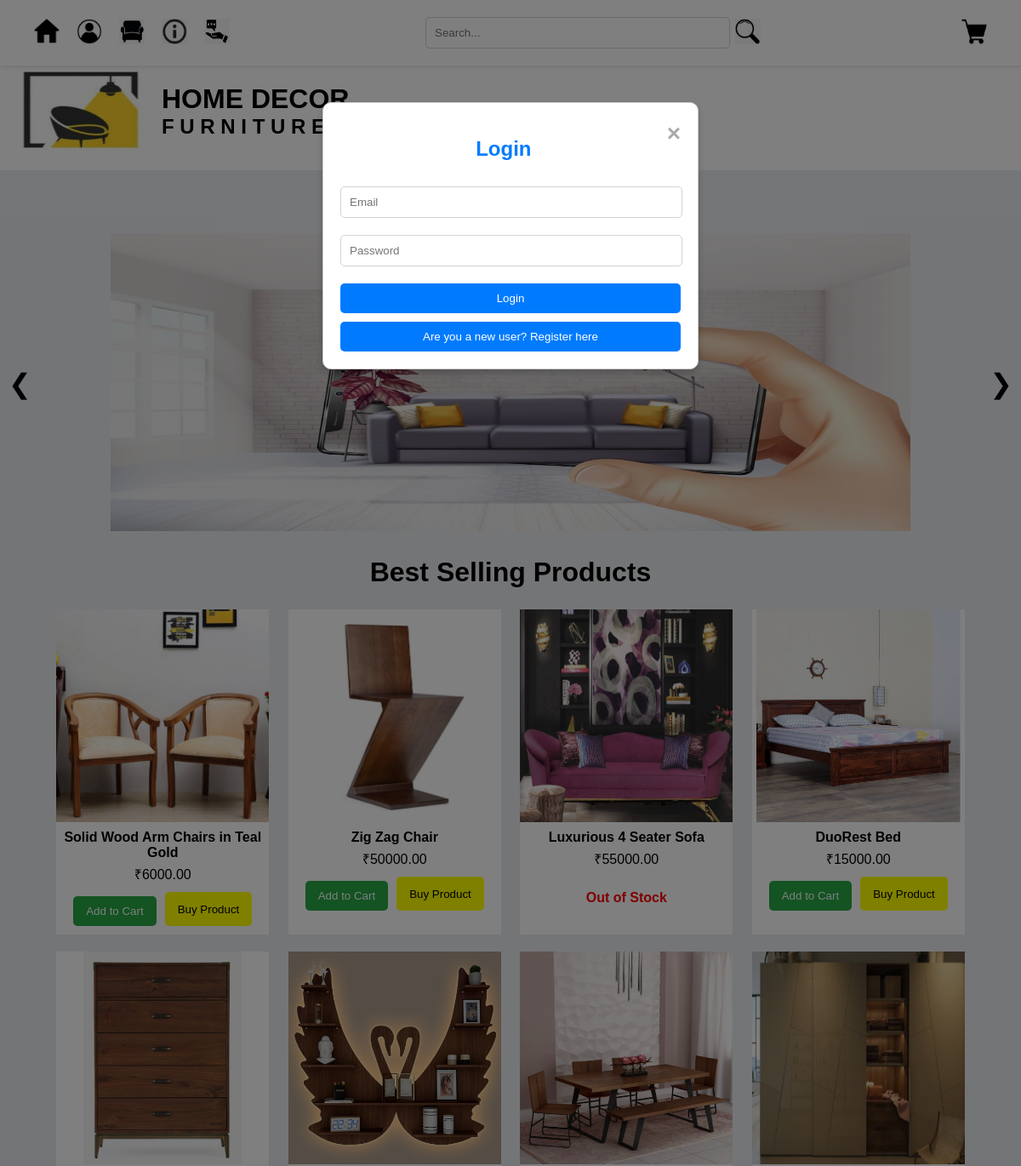
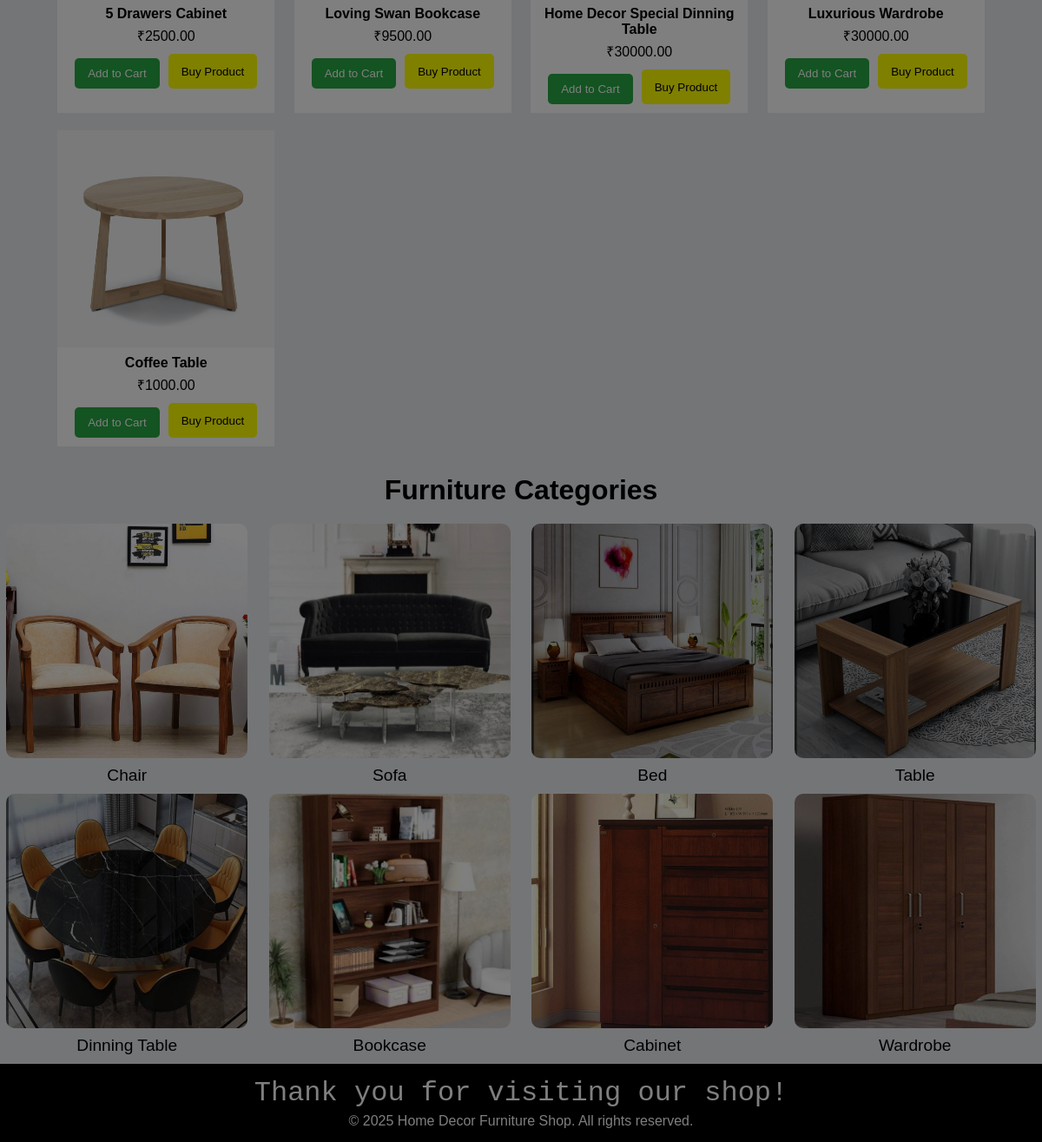
The page / on the database its author committed (2 pictures, top to bottom).
### tables this page shows
CREATE TABLE IF NOT EXISTS `product` (
  `id` int NOT NULL AUTO_INCREMENT,
  `name` varchar(50) NOT NULL,
  `img` varchar(255) DEFAULT NULL,
  `description` text,
  `price` decimal(10,2) NOT NULL,
  `category_id` int DEFAULT NULL,
  `quantity` int NOT NULL,
  `status` enum('best','normal') NOT NULL DEFAULT 'normal',
  PRIMARY KEY (`id`),
  KEY `category_id` (`category_id`)
);

CREATE TABLE IF NOT EXISTS `category` (
  `id` int NOT NULL AUTO_INCREMENT,
  `name` varchar(50) NOT NULL,
  `img` varchar(255) DEFAULT NULL,
  PRIMARY KEY (`id`)
);

### index.php (the view, shortened to what this page needs)
<?php
include 'db.php';
?>
<!DOCTYPE html>
<html>
<head>
    <link rel="stylesheet" href="style.css">
</head>
<body>
 <nav class="menu-bar">
  <div class="menu-icons">
    <a href="index.php" title="Home"><img src="img/icon/home.jpg" alt="Home-icon" class="icon" /></a>
    <?php if (isset($_SESSION['UID'])): ?>
        <a href="customerProfile_manage.php" title="Profile"><img src="img/icon/user.jpg" alt="Profile-icon" class="icon" /></a>
    <?php else: ?>
        <a href="#" title="Sign-In" id="signIn"><img src="img/icon/user.jpg" alt="User-icon" class="icon" /></a>
    <?php endif; ?>
    <a href="product_display.php" title="Product"><img src="img/icon/sofa.jpg" alt="category-icon" class="icon" /></a>
    <a href="contact.php" title="Contact Us"><img src="img/icon/about.jpg" alt="Contact Us-icon" class="icon" /></a>
    <a href="feedback.php" title="Feedback"><img src="img/icon/feedback.jpg" alt="feedback-icon" class="icon" /></a>
  </div>
  <form method="GET" action="product_display.php">
   <div class="search-container">
     <input type="text" name="search_query" placeholder="Search..." required />
     <button type="submit"><img src="img/icon/search.jpg" alt="Search" class="icon" /></button>
   </div>
  </form>
  <div class="add-to-cart-icon">
    <a href="cart.php" title="View Cart"><img src="img/icon/add-to-cart.jpg" alt="Add to Cart" class="icon" /></a>
  </div>
    </nav>
   <header>
     <div class="logo-container">
         <img src="img/icon/shop.jpg" height="100px" width="150px" alt="Logo" />
         <div class="text-container">
             <h1>HOME DECOR</h1>
             <h2>F U R N I T U R E</h2>
         </div>
     </div>
    </header>
    <div class="modal" id="authModal" style="<?php echo isset($_SESSION['UID']) ? 'display:none;' : ''; ?>">
        <div class="modal-content">
            <span class="close" onclick="closeModal()">&times;</span>
            <div id="loginForm">
                <h2>Login</h2>
                <form method="POST" action="LP.php" onsubmit="return validateLogin()">
                    <input type="email" name="txtEmail" placeholder="Email" required>
                    <input type="password" name="txtPassword" id="loginPassword" placeholder="Password" required>
                    <button type="submit" name="btnLogin" id="btnLogin" class="login-button">Login</button>
                </form>
                <button class="toggle-button" onclick="toggleForms()">Are you a new user? Register here</button>
            </div>
        </div>
    </div>
    <section class="featured-products">
        <h2 class ="featured-title">Facilities and Offer soon...</h2>
        <div class="slider-container">
            <button class="slider-button left" onclick="moveSlide(-1)">&#10094;</button>
            <div class="slider">
                <img id="main-image" src="img/ar.jpg" alt="Featured Product" />
            </div>
            <button class="slider-button right" onclick="moveSlide(1)">&#10095;</button>
        </div>
    </section>
    <?php
    $query = "SELECT * FROM product WHERE status = 'best'";
    $result = mysqli_query($conn, $query);
    $bestSellingProducts = [];
    if ($result) {
        while ($row = mysqli_fetch_assoc($result)) {
            $bestSellingProducts[] = $row;
        }
    }
    ?>
    <section class="best-selling">
        <h2 class="best-selling-title">Best Selling Products</h2>
        <div class="best-selling-products">
            <?php foreach ($bestSellingProducts as $product): ?>
                <div class="product">
                       <div class="product-info">
                        <a href="product_details.php?id=<?php echo urlencode($product['id']); ?>">
                            <img src="<?php echo htmlspecialchars($product['img']); ?>" alt="<?php echo htmlspecialchars($product['name']); ?>" />
                            <p><strong><?php echo htmlspecialchars($product['name']); ?></strong></p>
                            <p>&#8377;<?php echo htmlspecialchars($product['price']); ?></p>
                        </a>
                    </div>
                      <?php if (isset($product['quantity'])):  ?>
                        <?php if ($product['quantity'] > 0): ?>
                            <form method="POST" action="" style="display: flex; justify-content: center; gap: 10px;">
                                <button type="submit" name="cart" class="add-to-cart">Add to Cart</button>
                               <button type="button" class="buy-product" id="buy" onclick="window.location.href='shipping.php?id=<?php echo $product['id']; ?>'">Buy Product</button>
                            </form>
                        <?php else: ?>
                            <h4 style="color: red;">Out of Stock</h4>
                        <?php endif; ?>
                    <?php else: ?>
                        <p style="color: red;">Quantity information not available.</p>
                    <?php endif; ?>
                </div>
            <?php endforeach; ?>
        </div>
    </section>
    <?php
		$sql = "SELECT name, img FROM category";
		$result = mysqli_query($conn, $sql);
		$categories = [];
		if ($result) {
			if (mysqli_num_rows($result) > 0) {
				while ($row = mysqli_fetch_assoc($result)) {
					$categories[] = $row;
				}
			}
		} else {
			echo "Error executing query: " . mysqli_error($conn);
		}
	?>
    <div class="furniture-category">
        <h2 class="furniture-title">Furniture Categories</h2>
        <div class="furniture-images">
            <?php foreach ($categories as $category): ?>
                <div class="furniture-item" onclick="location.href='product_display.php?category_name=<?php echo urlencode($category['name']); ?>'">
                    <img src="<?php echo $category['img']; ?>" alt="<?php echo $category['name']; ?>">
                    <div class="furniture-item-name"><?php echo $category['name']; ?></div>
                </div>
            <?php endforeach; ?>
        </div>
    </div>
   <?php
		include 'footer.php';
   ?>
</body>
</html>

### footer.php (shortened to what this page needs)
<html>
<head>
</head>
<body>
	<div class="footer">
        <div class="thank-you">Thank you for visiting our shop!</div>
        © 2025 Home Decor Furniture Shop. All rights reserved.
	</div>
</body>
</html>

### style.css (style rules this page uses)
body { font-family: Arial, sans-serif; margin: 0; padding: 0; background-color: #e9ecef; }
.menu-bar { background: #ffffff; display: flex; align-items: center; justify-content: space-between; padding: 10px 20px; position: fixed; width: 100%; top: 0; left: 0; z-index: 1000; box-shadow: 0 2px 5px rgba(0, 0, 0, 0.1); }
.menu-icons { display: flex; align-items: center; }
.menu-icons a { margin-left: 20px; }
.icon { width: 30px; height: 30px; }
.search-container { display: flex; align-items: center; margin: 0 auto; width: 400px; }
.search-container input { padding: 5px; border: 1px solid #ccc; border-radius: 5px; }
.search-container button { border: none; background: transparent; cursor: pointer; }
.add-to-cart-icon { display: flex; gap: 20px; margin-right: 60px; }
header { background: #ffffff; padding: 20px; margin-top: 60px; display: flex; align-items: center; justify-content: space-between; }
.logo-container { display: flex; align-items: center; }
.text-container { margin-left: 20px; }
.text-container h1, .text-container h2 { margin: 0; }
.modal { display: none; position: fixed; z-index: 1000; left: 0; top: 0; width: 100%; height: 100%; overflow: auto; background-color: rgba(0, 0, 0, 0.5); }
.modal-content { background-color: #ffffff; margin: 10% auto; padding: 20px; border: 1px solid #ccc; border-radius: 10px; width: 400px; box-shadow: 0 4px 8px rgba(0, 0, 0, 0.2); }
.modal-content h2 { text-align: center; color: #007bff; }
input[type="email"], input[type="password"], input[type="text"] { width: 95%; padding: 10px; margin: 10px 0; border: 1px solid #ced4da; border-radius: 5px; }
.login-button, .register-button, .toggle-button { margin-top: 10px; padding: 10px; border: none; border-radius: 5px; background-color: #007bff; color: white; cursor: pointer; width: 100%; }
.close { color: #aaa; float: right; font-size: 28px; font-weight: bold; }
.featured-products { text-align: center; margin-top: 10px; }
.featured-title { font-size: 2em; margin-bottom: 10px; }
.slider-container { display: flex; align-items: center; justify-content: center; }
.slider { position: relative; flex: 2; }
.slider img { width: 85%; height: 350px; }
.slider-button { background: none; border: none; font-size: 2em; cursor: pointer; padding: 10px; }
a { text-decoration: none; color: inherit; }
.best-selling { text-align: center; margin-top: 20px; }
.best-selling-title { font-size: 2em; margin-bottom: 10px; }
.best-selling-products { display: grid; grid-template-columns: repeat(4, 1fr); gap: 10px; justify-items: center; margin: 20px auto; max-width: 90%; }
.product { background-color: white; position: relative; width: 250px; margin: 5px; cursor: pointer; transition: transform 0.3s; display: flex; flex-direction: column; align-items: center; }
.product img { width: 100%; height: 250px; }
.product-info { display: flex; flex-direction: column; align-items: center; text-align: center; }
.product-info p { margin: 5px 0; }
.product-info p strong { display: block; font-weight: bold; }
.product-info p:not(:first-child) { font-weight: normal; }
.add-to-cart { background-color: #28a745; color: white; border: none; border-radius: 5px; padding: 10px 15px; cursor: pointer; margin-top: 10px; margin-bottom: 10px; display: inline-block; }
.buy-product { background-color: #ffff00; color: black; border: none; border-radius: 5px; padding: 10px 15px; margin-top: 5px; margin-bottom: 10px; cursor: pointer; }
.furniture-category { text-align: center; margin-top: 20px; }
.furniture-title { font-size: 2em; margin-bottom: 20px; }
.furniture-images { display: grid; grid-template-columns: repeat(4, 1fr); gap: 10px; }
.furniture-item { cursor: pointer; text-align: center; transition: transform 0.3s; }
.furniture-item img { width: 95%; height: 270px; border-radius: 10px; }
.furniture-item-name { margin-top: 5px; font-size: 1.2em; }

### footer.php (style rules this page uses)
.footer { background-color: #000000; padding: 15px; text-align: center; margin-top: 10px; color: #ffffff; }
.thank-you { font-family: 'Courier New', Courier, monospace; font-size: 2em; margin-bottom: 5px; }

### rows shown on the page
product: img (picture), name "Solid Wood Arm Chairs in Teal Gold", price "6000.00"
product: img (picture), name "Zig Zag Chair", price "50000.00"
product: img (picture), name "Luxurious 4 Seater Sofa", price "55000.00", quantity "Out of Stock"
product: img (picture), name "DuoRest Bed", price "15000.00"
product: img (picture), name "5 Drawers Cabinet", price "2500.00"
product: img (picture), name "Loving Swan Bookcase", price "9500.00"
product: img (picture), name "Home Decor Special Dinning Table", price "30000.00"
product: img (picture), name "Luxurious Wardrobe", price "30000.00"
product: img (picture), name "Coffee Table", price "1000.00"
category: img (picture), name "Chair"
category: img (picture), name "Sofa"
category: img (picture), name "Bed"
category: img (picture), name "Table"
category: img (picture), name "Dinning Table"
category: img (picture), name "Bookcase"
category: img (picture), name "Cabinet"
category: img (picture), name "Wardrobe"
